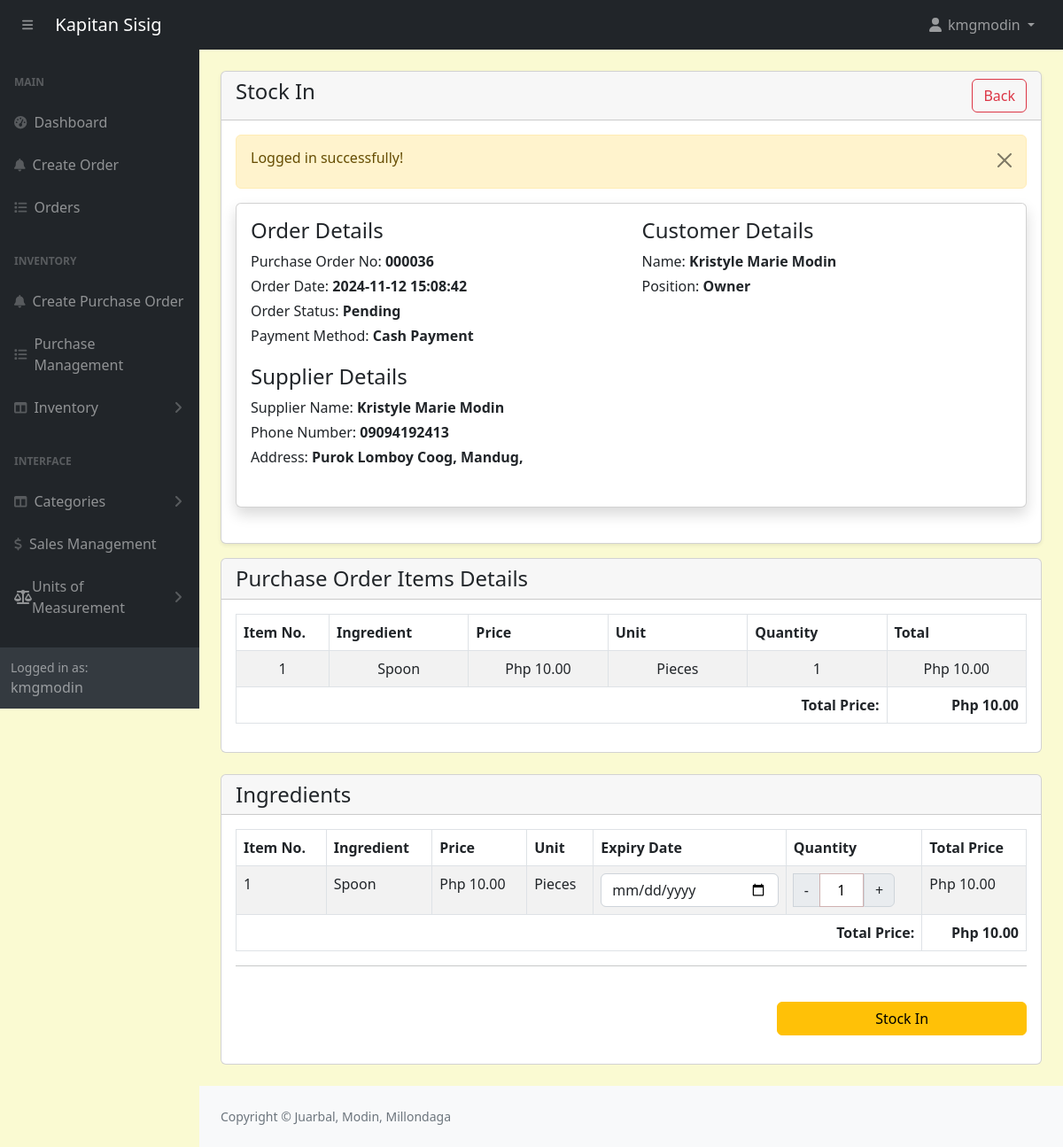
The page /admin/purchase-order-stock-in.php?track=000036 (signed in) on the database its author committed.
### tables this page shows
CREATE TABLE `purchaseorders` (
  `id` int(11) NOT NULL,
  `customer_id` int(11) NOT NULL,
  `tracking_no` varchar(100) NOT NULL,
  `invoice_no` varchar(100) NOT NULL,
  `total_amount` varchar(100) NOT NULL,
  `order_date` datetime NOT NULL,
  `order_status` varchar(100) NOT NULL,
  `ingPayment_mode` varchar(100) NOT NULL,
  `order_placed_by_id` varchar(100) NOT NULL,
  `supplierName` varchar(100) NOT NULL
);

CREATE TABLE `suppliers` (
  `id` int(11) NOT NULL,
  `firstname` varchar(191) NOT NULL,
  `lastname` varchar(191) NOT NULL,
  `phonenumber` varchar(191) NOT NULL,
  `address` varchar(191) NOT NULL
);

CREATE TABLE `ingredients` (
  `id` int(11) NOT NULL,
  `name` varchar(191) NOT NULL,
  `unit_id` int(11) NOT NULL,
  `category` varchar(191) NOT NULL,
  `quantity` decimal(10,2) NOT NULL
);

CREATE TABLE `ingredients_items` (
  `id` int(11) NOT NULL,
  `order_id` int(11) NOT NULL,
  `ingredient_id` int(11) NOT NULL,
  `unit_id` int(11) NOT NULL,
  `price` decimal(10,2) NOT NULL,
  `quantity` int(11) NOT NULL
);

CREATE TABLE `units_of_measure` (
  `id` int(11) NOT NULL,
  `category_id` int(11) DEFAULT NULL,
  `uom_name` varchar(255) DEFAULT NULL,
  `type` enum('reference','bigger','smaller') DEFAULT NULL,
  `ratio` decimal(10,5) DEFAULT NULL,
  `active` tinyint(1) DEFAULT 1,
  `rounding_precision` decimal(10,5) DEFAULT NULL
);

### admin/purchase-order-stock-in.php (the view, shortened to what this page needs)
<?php
include('includes/header.php');
if (isset($_GET['track'])) {
    $order_track = $_GET['track'];
}
if (!isset($_SESSION['siItems']) || empty($_SESSION['siItems'])) {
    $query = "SELECT po.*, ii.ingredient_id, ii.quantity, ii.price, i.name AS ingredient_name, u.uom_name as unit_name, u.id as unit_id
              FROM purchaseOrders po
              JOIN ingredients_Items ii ON po.id = ii.order_id
              JOIN ingredients i ON ii.ingredient_id = i.id
              JOIN units_of_measure u ON ii.unit_id = u.id
              WHERE po.tracking_no = '$order_track'";
    $orders = mysqli_query($conn, $query);
}
?>
<div class="container-fluid px-4">
    <div class="card mt-4 shadow-sm">
        <div class="card-header">
            <h4 class="mb-0">Stock In
                <a href="purchase-orders.php" class="btn btn-outline-danger float-end">Back</a>
            </h4>
        </div>
        <div class="card-body">
            <?php
            $query = "SELECT po.*, a.* FROM purchaseOrders po, admins a WHERE
                        a.id = po.customer_id AND tracking_no='$order_track'
                        ORDER BY po.id DESC";
            $orders = mysqli_query($conn, $query);
            if($orders && mysqli_num_rows($orders) > 0){
                $orderData = mysqli_fetch_assoc($orders);
                $supplierName = $orderData['supplierName'];
                $supplier = mysqli_query($conn, "SELECT * FROM suppliers WHERE id = '$supplierName' LIMIT 1");
                $supplierData = mysqli_fetch_assoc($supplier);
            ?>
            <div class="card card-body shadow border-1 mb-4 ">
                <div class="row">
                    <div class="col-md-6">
                        <h4>Order Details</h4>
                        <label class="mb-1">
                            Purchase Order No: <span class="fw-bold"><?= htmlspecialchars($orderData['tracking_no'], ENT_QUOTES, 'UTF-8'); ?></span>
                        </label>
                        <br/>
                        <label class="mb-1">
                            Order Date: <span class="fw-bold"><?= htmlspecialchars($orderData['order_date'], ENT_QUOTES, 'UTF-8'); ?></span>
                        </label>
                        <br/>
                        <label class="mb-1">
                            Order Status: <span class="fw-bold"><?= htmlspecialchars($orderData['order_status'], ENT_QUOTES, 'UTF-8'); ?></span>
                        </label>
                        <br/>
                        <label class="mb-1">
                            Payment Method: <span class="fw-bold"><?= htmlspecialchars($orderData['ingPayment_mode'], ENT_QUOTES, 'UTF-8'); ?></span>
                        </label>
                        <br/>
                    </div>
                    <div class="col-md-6">
                        <h4>Customer Details</h4>
                        <label class="mb-1">
                            Name: <span class="fw-bold"><?= htmlspecialchars($orderData['firstname'], ENT_QUOTES, 'UTF-8'); ?> <?= htmlspecialchars($orderData['lastname'], ENT_QUOTES, 'UTF-8'); ?></span>
                        </label>
                        <br/>
                        <label class="mb-1">
                            Position:
                            <span class="fw-bold">
                                <?= $orderData['position'] == 1 ? 'Owner' : 'Employee'?>
                            </span>
                        </label>
                        <br/>
                        <br/>
                    </div>
                    <div class="col-md-6 pt-3">
                        <h4>Supplier Details</h4>
                        <label class="mb-1">
                            Supplier Name: <span class="fw-bold"><?= htmlspecialchars($supplierData['firstname'], ENT_QUOTES, 'UTF-8'); ?> <?= htmlspecialchars($supplierData['lastname'], ENT_QUOTES, 'UTF-8'); ?></span>
                        </label>
                        <br/>
                        <label class="mb-1">
                            Phone Number: <span class="fw-bold"><?= htmlspecialchars($supplierData['phonenumber'], ENT_QUOTES, 'UTF-8'); ?></span>
                        </label>
                        <br/>
                        <label class="mb-1">
                            Address: <span class="fw-bold"><?= htmlspecialchars($supplierData['address'], ENT_QUOTES, 'UTF-8'); ?></span>
                        </label>
                        <br/>
                        <br/>
                    </div>
                </div>
            </div>
        </div>
    </div>
    <div class="card mt-3 mb-4">
        <div class="card-header">
            <h4 class="mb-0">Purchase Order Items Details</h4>
        </div>
        <div class="card-body">
        <?php
                       $orderItemQuery = "
                       SELECT
                           ii.quantity as orderItemQuantity,
                           ii.price as orderItemPrice,
                           i.name as ingredientName,
                           uom.uom_name as unit_name
                       FROM purchaseOrders po
                       JOIN ingredients_items ii ON ii.order_id = po.id
                       JOIN ingredients i ON i.id = ii.ingredient_id
                       JOIN units_of_measure uom ON uom.id = ii.unit_id
                       WHERE po.tracking_no = '$order_track'
                        ";
                        $orderItemsRes = mysqli_query($conn, $orderItemQuery);
                        $i = 1;
                        if($orderItemsRes){
                            if(mysqli_num_rows($orderItemsRes) > 0){
                                $totalAmount = 0;
                                ?>
                                    <table class="table table-bordered table-striped">
                                        <thead>
                                            <tr>
                                                <th>Item No. </th>
                                                <th>Ingredient</th>
                                                <th>Price</th>
                                                <th>Unit</th>
                                                <th>Quantity</th>
                                                <th>Total</th>
                                            </tr>
                                        </thead>
                                        <tbody>
                                            <?php while($orderItemRow = mysqli_fetch_assoc($orderItemsRes)): ?>
                                                <tr>
                                                    <td width="10%" class=" text-center">
                                                        <?= $i++; ?>
                                                    </td>
                                                    <td width="15%" class=" text-center">
                                                        <?= $orderItemRow['ingredientName'];?>
                                                    </td>
                                                    <td width="15%" class="text-center">
                                                        Php <?= number_format($orderItemRow['orderItemPrice'], 2); ?>
                                                    </td>
                                                    <td width="15%" class=" text-center">
                                                        <?= $orderItemRow['unit_name'];?>
                                                    </td>
                                                    <td width="15%" class="text-center">
                                                        <?= $orderItemRow['orderItemQuantity']; ?>
                                                    </td>
                                                    <td width="15%" class="text-center">
                                                        Php <?= number_format($orderItemRow['orderItemPrice'] * $orderItemRow['orderItemQuantity'], 2); ?>
                                                    </td>
                                                </tr>
                                                <?php $totalAmount += $orderItemRow['orderItemPrice'] * $orderItemRow['orderItemQuantity']; ?>
                                            <?php endwhile; ?>
                                            <tr>
                                                <td colspan="5" class="text-end fw-bold">Total Price: </td>
                                                <td colspan="1" class="text-end fw-bold">Php <?= number_format($totalAmount, 2); ?></td>
                                            </tr>
                                        </tbody>
                                    </table>
                                <?php
                            }else{
                                echo ' <h5>No record Found!</h5>';
                                return false;
                            }
                        }else{
                            echo ' <h5>No record Found!</h5>';
                            return false;
                        }
                    ?>
        </div>
    </div>
    <div class="card mt-3 mb-4">
        <div class="card-header">
            <h4 class="mb-0">Ingredients</h4>
        </div>
        <div class="card-body" id="siArea">
            <?php
            } $i = 1;
            if (isset($_SESSION['siItems'])) {
                $sessionIngredients = $_SESSION['siItems'];
                if (!empty($sessionIngredients)) {
            ?>
                <div class="mb-3" id="siContent">
                    <table class="table table-bordered table-striped">
                        <thead>
                            <tr>
                                <th>Item No.</th>
                                <th>Ingredient</th>
                                <th>Price</th>
                                <th>Unit</th>
                                <th>Expiry Date</th>
                                <th>Quantity</th>
                                <th>Total Price</th>
                            </tr>
                        </thead>
                        <tbody>
                        <?php
                        $totalAmount = 0;
                        foreach ($sessionIngredients as $key => $item) :
                            $itemTotal = $item['price'] * $item['quantity'];
                            $totalAmount += $itemTotal;
                        ?>
                            <tr>
                                <td><?= $i++ ?></td>
                                <td><?= $item['name']; ?></td>
                                <td>Php <?= $item['price']; ?></td>
                                <td><?= $item['unit_name']; ?></td>
                                <td>
                                    <input type="date" id="expiry_date" name="expiry_date[<?= $key; ?>]" class="form-control" required>
                                </td>
                                <td>
                                    <div class="input-group qtyBox">
                                        <button class="input-group-text si-decrement">-</button>
                                        <input type="decimal" min="0" value="<?= $item['quantity']; ?>" class="qty quantityInput" />
                                        <button class="input-group-text si-increment">+</button>
                                    </div>
                                </td>
                                <td>Php <?= number_format($itemTotal, 2); ?></td>
                            </tr>
                        <?php endforeach; ?>
                            <tr>
                                <td colspan="6" class="text-end fw-bold">Total Price: </td>
                                <td colspan="1" class="text-end fw-bold">Php <?= number_format($totalAmount, 2); ?></td>
                            </tr>
                    </tbody>
                    </table>
                    <div>
                        <hr>
                        <div class="row">
                            <div class="col-md-8">
                            </div>
                            <div class="col-md-4">
                                <br/>
                                <button type="button" class="btn btn-warning w-100 stockInBtn">Stock In</button>
                            </div>
                        </div>
                    </div>
                </div>
            <?php
                } else {
                    echo '<h5>No items added</h5>';
                }
            } else {
                echo '<h5>No items added</h5>';
            }
            ?>
        </div>
    </div>
</div>
<?php include('includes/footer.php'); ?>

### admin/assets/css/custom.css (style rules this page uses)
body { margin: 0; font-family: system-ui, -apple-system, "Segoe UI", Roboto, "Helvetica Neue", "Noto Sans", "Liberation Sans", Arial, sans-serif; font-size: 1rem; font-weight: 400; line-height: 1.5; color: #212529; text-align: left; background-color: #FAFAD2; -webkit-text-size-adjust: 100%; -webkit-tap-highlight-color: rgba(0, 0, 0, 0); }
.quantityInput { width: 50px !important; padding: 6px 3px; text-align: center; border: 1px solid #cfb1b1; outline: 0; margin-right: 1px; }

### rows shown on the page
purchaseorders: tracking_no "000036", order_date "2024-11-12 15:08:42", order_status "Pending", ingPayment_mode "Cash Payment", admins.firstname "Kristyle Marie", admins.lastname "Modin", ingredients.name "Spoon", ingredients_items.price "10.00", units_of_measure.uom_name "Pieces", quantity "1"
suppliers: firstname "Kristyle Marie", lastname "Modin", phonenumber "09094192413", address "Purok Lomboy Coog, Mandug,"

### other values the page prints
$_SESSION['loggedInUser']['username'] "kmgmodin"
$_SESSION['message'] "Logged in successfully!"
$orderItemRow['ingredientName'] "Spoon"
$orderItemRow['orderItemPrice'] "10.00"
$orderItemRow['unit_name'] "Pieces"
$orderItemRow['orderItemQuantity'] "1"
$orderItemRow['orderItemPrice'] * $orderItemRow['orderItemQuantity'] "10.00"
$totalAmount "10.00"
